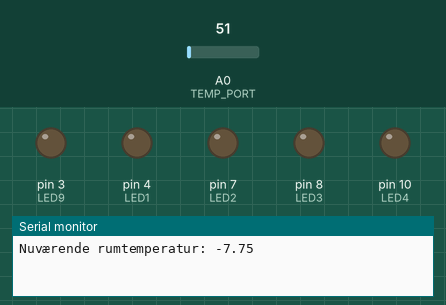
Simulated run of this sketch. Board: Arduino Uno, built with avr-gcc and run on an emulated ATmega328P. Shown: output pins drawn as LEDs (lit = HIGH), the last lines printed to the serial monitor. Dashed ring = blinking. Inputs (shaded band) come from the test bench; at power-on: A0 (TEMP_PORT) = 51.

Above: at 1.2 s.
1.3 s: A0 (TEMP_PORT) set to 71
At 1.9 s:
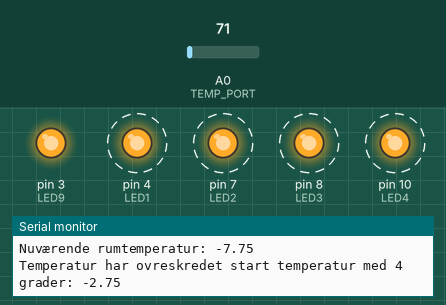
4.3 s: A0 (TEMP_PORT) set to 61
At 4.75 s:
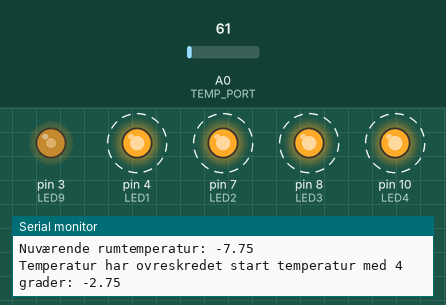
7.3 s: A0 (TEMP_PORT) set to 86
At 10.9 s:
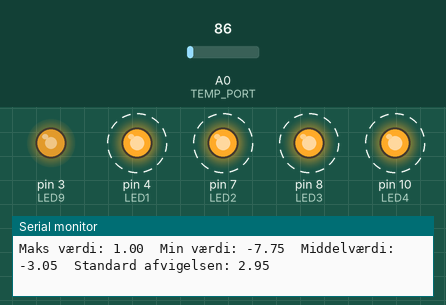
Timing chart, 0 to 16.3 s (numbered marks = the images above; inputs shaded):
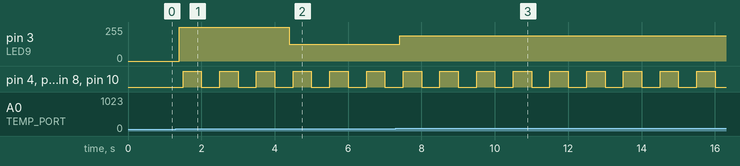

The sketch:

eksamen_test.ino
```cpp
#include <arduino-timer.h> // Timer libary

auto timer = timer_create_default();

//Globals
const int CHECK_TEMP_UPPER_LIMIT = 0;
const int CHECK_TEMP_LOWER_LIMIT = 1;

const int ROOM_TEMP_UPPER_LIMIT = 4;
const int ROOM_TEMP_LOWER_LIMIT = 1;

const int ARRAY_SIZE = 50;
const int LED1 = 4;
const int LED2 = 7;
const int LED3 = 8;
const int LED4 = 10;
const int LED9 = 3; //Brugt port 3 istedet for port 9, da port9 ville opvarme temperaturmåleren
const int TEMP_PORT = A0;
float CurrentTemp, RoomTemp, TempArray[ARRAY_SIZE];
int State, TempArrayIndex;
bool blinking;


float GetMiddleTemp() //Henter tallene fra Array, lægger sammen og finder middelværdien
{
  float total = 0;
  for (int i = 0; i < ARRAY_SIZE; i++) {
    total += TempArray[i];
  }
  return (total / ARRAY_SIZE);
}

float GetMaxTemp() //Henter tallene fra arrayet og finder max værdien
{
  float maxVal = TempArray[0];
  for (int i = 0; i < ARRAY_SIZE; i ++) {
    if (maxVal < TempArray[i]) {
      maxVal = TempArray[i];
    }
  }
  return maxVal;
}

float GetMinTemp() // Henter tallene fra arrayet og finder min værdien
{
  float minVal = TempArray[0];
  for (int i = 0; i < ARRAY_SIZE; i ++) {
    if (minVal > TempArray[i]) {
      minVal = TempArray[i];
    }
  }
  return minVal;
}

float GetStdDeviation()
{
  float total = 0;
  float variance;

  for (int i = 0; i < ARRAY_SIZE; i++) {
    total += pow(TempArray[i] - GetMiddleTemp(), 2);
  }
  variance = (total / ARRAY_SIZE);
  return (sqrt(variance));
}

float ReadTemp() // Function til at læse temperaturen
{
  return ((analogRead(TEMP_PORT) - 82) / 4.0); //400 mVolt/4,88mVolt = 82 og 19,5 mVolt/4,88mVolt= 4 */
}

int SaveTemp(float Temp) // Function til at gemme data i mit array
{
  TempArray[TempArrayIndex] = Temp;
  TempArrayIndex++;
  if (TempArrayIndex >= ARRAY_SIZE) {
    TempArrayIndex = 0;
  }
}

bool ToggleLed(void *) { //Function til at få mine lampe til at blinke
    digitalWrite(LED1, blinking ? !digitalRead(LED1) : LOW);
    digitalWrite(LED2, blinking ? !digitalRead(LED2) : LOW);
    digitalWrite(LED3, blinking ? !digitalRead(LED3) : LOW);
    digitalWrite(LED4, blinking ? !digitalRead(LED4) : LOW);
  return true;
}

bool DocumentData(void *) { // Function der dokumentere og printer den ønsket data
  Serial.print("Maks værdi: ");
  Serial.print(GetMaxTemp());

  Serial.print("  Min værdi: ");
  Serial.print(GetMinTemp());

  Serial.print("  Middelværdi: ");
  Serial.print(GetMiddleTemp());

  Serial.print("  Standard afvigelsen: ");
  Serial.println(GetStdDeviation());

  Serial.println("");

  return true;
}

void SetPwmValueLed9() //Opgave C
{
  float DiffTemp = constrain(DiffTemp, 0.0, 5.0);
  float LampVal;
  if (CurrentTemp >= RoomTemp) {
    DiffTemp = CurrentTemp - RoomTemp;
    LampVal = ((255 / 5) * DiffTemp);
    analogWrite(LED9, LampVal);
  }
}

bool ReadData(void *) //Funktion til at læse temperaturen
{
  CurrentTemp = ReadTemp();
  SaveTemp(CurrentTemp);
  SetPwmValueLed9();
  return true;
}

void setup()
{
  //Initialaize
  State = CHECK_TEMP_UPPER_LIMIT;
  TempArrayIndex = 0;
  TempArray[ARRAY_SIZE] = {0};
  blinking = false;

  Serial.begin(9600);
  pinMode(TEMP_PORT, INPUT_PULLUP);
  pinMode(LED1, OUTPUT);
  pinMode(LED2, OUTPUT);
  pinMode(LED3, OUTPUT);
  pinMode(LED4, OUTPUT);
  pinMode(LED9, OUTPUT);
  RoomTemp = ReadTemp();
  Serial.print("Nuværende rumtemperatur: ");
  Serial.println(RoomTemp);
  timer.at(0, ReadData); // Læser i tid 0 for at sikre komplet datasæt før første udskrift
  timer.every(200, ReadData); // Timer der eksikveres hvert 200ms og læser/opsamler data
  timer.every(500, ToggleLed); // Timer der hvert 500ms tjekker om lamperne skal blinke
  timer.every(10000, DocumentData); // Timer der hvert 10s printer mine dataer
}


void loop()
{
  timer.tick(); // Timer sættes igang med at ticke

  switch (State)
  {
    case CHECK_TEMP_UPPER_LIMIT:
      if (CurrentTemp >= (RoomTemp + ROOM_TEMP_UPPER_LIMIT)) {
        blinking = true;
        Serial.print("Temperatur har ovreskredet start temperatur med 4 grader: ");
        Serial.println(CurrentTemp);
        State = CHECK_TEMP_LOWER_LIMIT;
      }
      break;
    case CHECK_TEMP_LOWER_LIMIT:
      if (CurrentTemp <= (RoomTemp + ROOM_TEMP_LOWER_LIMIT)) {
        blinking = false;
        Serial.print("Temperaturen er faldet til: ");
        Serial.println(CurrentTemp);
        State = CHECK_TEMP_UPPER_LIMIT;
      }
      break;
    default:
      Serial.print("Uventet state: ");
      Serial.println(State);
      break;
  }
}
```

Measured:
- after the input at 1.3 s, pin 3 (LED9): 0/255 → 255/255 after 0.10 s; pin 4 (LED1), pin 7 (LED2), pin 8 (LED3), pin 10 (LED4): alternates HIGH for 0.50 s and LOW for 0.50 s, starting after 0.20 s
- after the input at 4.3 s, pin 3 (LED9): 255/255 → 127/255 after 0.10 s
- after the input at 7.3 s, pin 3 (LED9): 127/255 → 190/255 after 0.10 s
